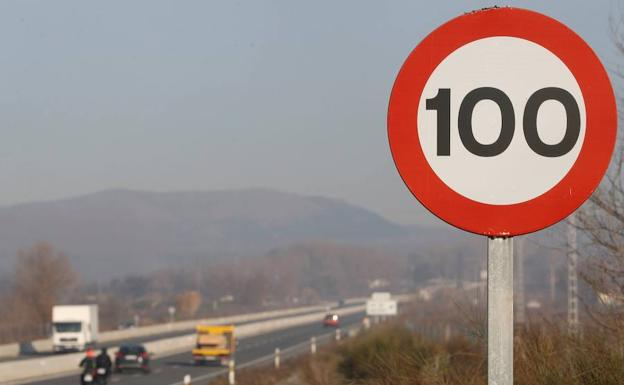
%> input picture MATLAB/segmentacion/LabColorSegmentationExample/limite100.jpg, 624 x 385 px
$ octave histograma.m   (GNU Octave 9; MATLAB toolbox functions it lacks are replaced by stand-ins)
%> lines starting %> are read from the running program, lines starting %| are printed output that depends on the picture
clc;    % Clear the command window.
close all;  % Close all figures (except those of imtool.)
imtool close all;  % Close all imtool figures if you have the Image Processing Toolbox.
clear;  % Erase all existing variables. Or clearvars if you want.
workspace;  % Make sure the workspace panel is showing.
format long g;
format compact;
fontSize = 20;

% Check that user has the Image Processing Toolbox installed.
hasIPT = license('test', 'image_toolbox');
if ~hasIPT
	% User does not have the toolbox installed.
	message = sprintf('Sorry, but you do not seem to have the Image Processing Toolbox.\nDo you want to try to continue anyway?');
	reply = questdlg(message, 'Toolbox missing', 'Yes', 'No', 'Yes');
%> the answer given: Yes
	if strcmpi(reply, 'No')
		% User said No, so exit.
		return;
	end
end

% Read in a standard MATLAB gray scale demo image.
%%baseFileName = 'limite100.jpg';
folder = 'C:/Users/karat/Downloads/TDI Teoria/imagenes';
%fullFileName = fullfile(folder, baseFileName);
button = menu('Use which demo image?', 'Limite 100', 'Bicis', 'Limite 90', 'Se馻l LEtras', 'adelantarDanyada');
%> the answer given: 1
if button == 1
	baseFileName = 'limite100.jpg';
elseif button == 2
	baseFileName = 'bicis.jpg';
elseif button == 3
	baseFileName = 'limite90_3.jpg';
elseif button == 4
	baseFileName = 'senalLetrs.jpg';
else
	baseFileName = 'adelantarDanyada.jpg';
end

% Read in a standard MATLAB gray scale demo image.
%folder = fullfile(matlabroot, '\toolbox\images\imdemos');
% Get the full filename, with path prepended.
fullFileName = fullfile(folder, baseFileName);
% Check if file exists.
if ~exist(fullFileName, 'file')
	% File doesn't exist -- didn't find it there.  Check the search path for it.
	fullFileName = baseFileName; % No path this time.
	if ~exist(fullFileName, 'file')
		% Still didn't find it.  Alert user.
		errorMessage = sprintf('Error: %s does not exist in the search path folders.', fullFileName);
		uiwait(warndlg(errorMessage));
		return;
	end
end
grayImage = imread(fullFileName);
%> grayImage is the input picture: size 385x624x3 uint8; mean R, G, B 150.5, 135.8, 133.3
colorImage = imread(fullFileName);
% Get the dimensions of the image.
% numberOfColorBands should be = 1.
[rows, columns, numberOfColorBands] = size(grayImage);
%> rows = 385; columns = 624; numberOfColorBands = 3
if numberOfColorBands > 1
	% It's not really gray scale like we expected - it's color.
	% Convert it to gray scale by taking only the green channel.
	 grayImage = grayImage(:, :, 2); % Take green channel.
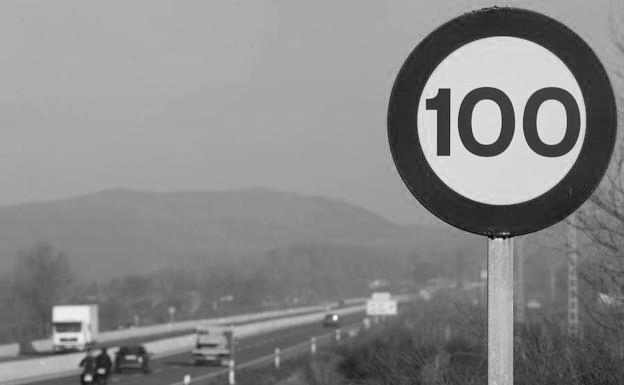
%> grayImage: size 385x624 uint8; min 0, max 252, mean 135.8
end

% Display the original gray scale image.
subplot(2, 2, 1);
imshow(grayImage, []);
title('Foto original en Blanco y Negro', 'FontSize', fontSize);
% Enlarge figure to full screen.
set(gcf, 'units','normalized','outerposition',[0 0 1 1]);
% Give a name to the title bar.
set(gcf,'name','Demo by ImageAnalyst','numbertitle','off')

% Just for fun, let's get its histogram and display it.
[pixelCount, grayLevels] = imhist(grayImage);
%> pixelCount = 256 values, max 11028 at index 174, min 0 at index 3, mean 938.4; grayLevels = 256 values from 0 to 255
subplot(2, 2, 2);
bar(pixelCount);
title('Histogram of gray image', 'FontSize', fontSize);
xlim([0 grayLevels(end)]); % Scale x axis manually.
grid on;

% Compute the sharpened image when you can get by using imfilter or conv2 and the
% kernel [-1,-1,-1;-1,8,-1;-1,-1,-1], or else if you have the Laplacian already,
% simply add the original image to the laplacianImage.
%sharpenedImage = double(grayImage) + laplacianImage;

% Display the image.
subplot(2, 2, 3);
imshow(colorImage, []);
title('Imagen Color', 'FontSize', fontSize);

% Just for fun, let's get its histogram and display it.
[pixelCount, colorLevels] = imhist(colorImage);
%> pixelCount = 256 values, max 20237 at index 162, min 3 at index 6, mean 2815.3; colorLevels = 256 values from 0 to 255
subplot(2, 2, 4);
bar(pixelCount);
title('Histogram of original image', 'FontSize', fontSize);
xlim([0 colorLevels(end)]); % Scale x axis manually.
grid on;
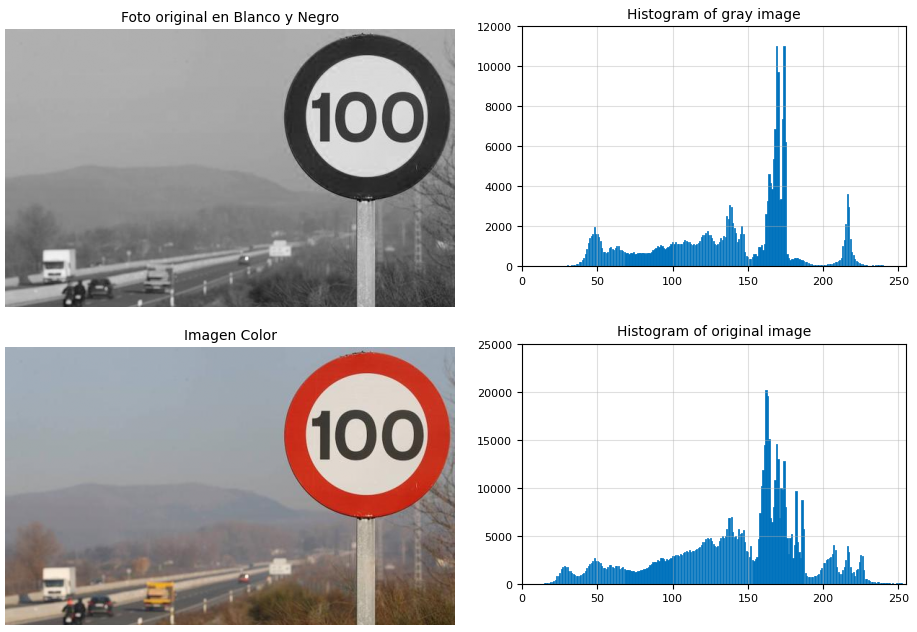
%> figure redrawn from the program's plot data, 4 panels
